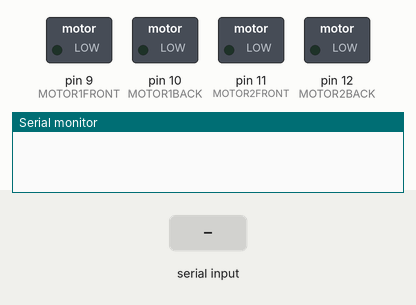
Recording of a sketch running on a simulated Arduino Uno, built with avr-gcc and run on an emulated ATmega328P. On the bench: switched loads named in the sketch (green lamp = pin HIGH), the last lines printed to the serial monitor. The inputs (shaded band) are chosen by the test bench.

Above: at 1.2 s.
1.3 s: "F" received over Serial
At 1.9 s:
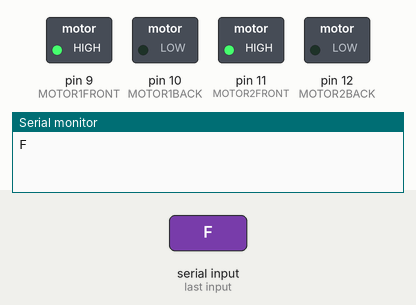
2.8 s: "B" received over Serial
At 4.0 s:
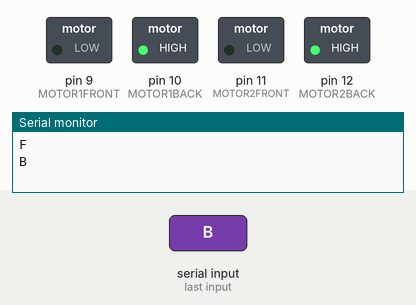
4.3 s: "L" received over Serial
At 5.4 s:
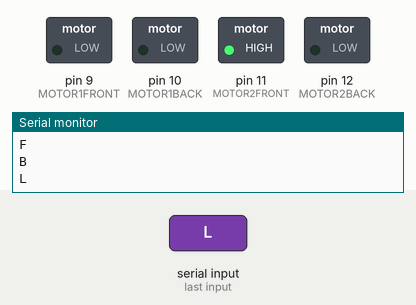
5.8 s: "R" received over Serial
At 6.5 s:
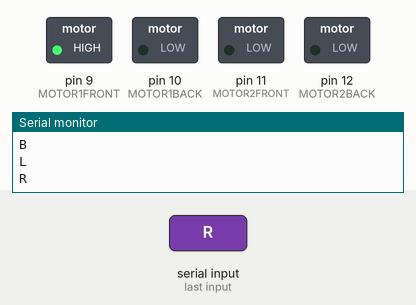
7.3 s: "J" received over Serial
At 7.6 s:
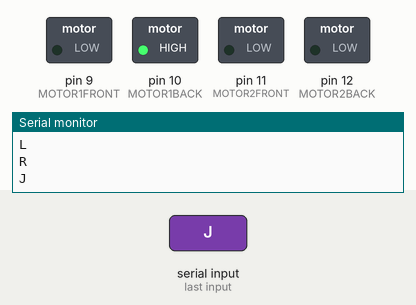
8.8 s: "H" received over Serial
At 10.0 s:
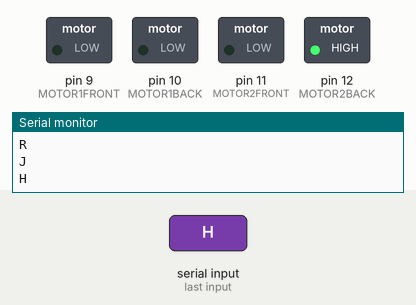
Timing chart, 0 to 11.3 s (numbered marks = the images above; inputs shaded):
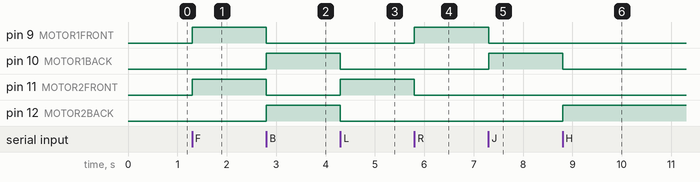

Measured:
- after the input at 1.3 s, pin 9 (MOTOR1FRONT), pin 11 (MOTOR2FRONT): LOW → HIGH at once
- after the input at 2.8 s, pin 9 (MOTOR1FRONT), pin 11 (MOTOR2FRONT): HIGH → LOW at once; pin 10 (MOTOR1BACK), pin 12 (MOTOR2BACK): LOW → HIGH at once
- after the input at 4.3 s, pin 10 (MOTOR1BACK), pin 12 (MOTOR2BACK): HIGH → LOW at once; pin 11 (MOTOR2FRONT): LOW → HIGH at once
- after the input at 5.8 s, pin 9 (MOTOR1FRONT): LOW → HIGH at once; pin 11 (MOTOR2FRONT): HIGH → LOW at once
- after the input at 7.3 s, pin 9 (MOTOR1FRONT): HIGH → LOW at once; pin 10 (MOTOR1BACK): LOW → HIGH at once
- after the input at 8.8 s, pin 10 (MOTOR1BACK): HIGH → LOW at once; pin 12 (MOTOR2BACK): LOW → HIGH at once

The sketch:

MINIPROJECT_CODE_ES.ino
```cpp
// CREATED BY: VIGHNESH VIKAS SALGAONKAR
// DATE: 16/08/2021
// NOTE:
// MOTOR1 ====> LEFT MOTOR
// MOTOR2 ====> RIGHT MOTOR

int MOTOR1FRONT = 9;
int MOTOR1BACK = 10;
int MOTOR2FRONT = 11;
int MOTOR2BACK = 12;
char val;

void setup()
{
pinMode(MOTOR1FRONT, OUTPUT);                       // Digital pin 10 set as output Pin
pinMode(MOTOR1BACK, OUTPUT);                        // Digital pin 11 set as output Pin
pinMode(MOTOR2FRONT, OUTPUT);                       // Digital pin 12 set as output Pin
pinMode(MOTOR2BACK, OUTPUT);                        // Digital pin 13 set as output Pin
Serial.begin(9600);
}

void loop()
{
  while (Serial.available() > 0)
    {
      val = Serial.read();
      Serial.println(val);
    }

  if( val == 'F')                                   // Forward
    {
      digitalWrite(MOTOR1FRONT, HIGH);
      digitalWrite(MOTOR1BACK, LOW);
      digitalWrite(MOTOR2FRONT, HIGH);
      digitalWrite(MOTOR2BACK, LOW);
    }
    else if(val == 'B')                             // Backward
    {
      digitalWrite(MOTOR1FRONT, LOW);
      digitalWrite(MOTOR1BACK, HIGH);
      digitalWrite(MOTOR2FRONT, LOW);
      digitalWrite(MOTOR2BACK, HIGH);
    }
    else if(val == 'L')                             //Left
    {
      digitalWrite(MOTOR1FRONT, LOW);
      digitalWrite(MOTOR1BACK, LOW);
      digitalWrite(MOTOR2FRONT, HIGH);
      digitalWrite(MOTOR2BACK, LOW);
    }
    else if(val == 'R')                             //Right
    {
      digitalWrite(MOTOR1FRONT, HIGH);
      digitalWrite(MOTOR1BACK, LOW);
      digitalWrite(MOTOR2FRONT, LOW);
      digitalWrite(MOTOR2BACK, LOW);
    }
    else if(val == 'S')                             //Stop
    {
      digitalWrite(MOTOR1FRONT, LOW);
      digitalWrite(MOTOR1BACK, LOW);
      digitalWrite(MOTOR2FRONT, LOW);
      digitalWrite(MOTOR2BACK, LOW);
    }
    else if(val == 'I')                             //Forward Right
    {
      digitalWrite(MOTOR1FRONT, HIGH);
      digitalWrite(MOTOR1BACK, LOW);
      digitalWrite(MOTOR2FRONT, LOW);
      digitalWrite(MOTOR2BACK, LOW);
    }
    else if(val == 'J')                             //Backward Right
    {
      digitalWrite(MOTOR1FRONT, LOW);
      digitalWrite(MOTOR1BACK, HIGH);
      digitalWrite(MOTOR2FRONT, LOW);
      digitalWrite(MOTOR2BACK, LOW);
    }
    else if(val == 'G')                             //Forward Left
    {
      digitalWrite(MOTOR1FRONT, LOW);
      digitalWrite(MOTOR1BACK, LOW);
      digitalWrite(MOTOR2FRONT, HIGH);
      digitalWrite(MOTOR2BACK, LOW);
    }
    else if(val == 'H')                             //Backward Left
    {
      digitalWrite(MOTOR1FRONT, LOW);
      digitalWrite(MOTOR1BACK, LOW);
      digitalWrite(MOTOR2FRONT, LOW);
      digitalWrite(MOTOR2BACK, HIGH);
    }
}
```
